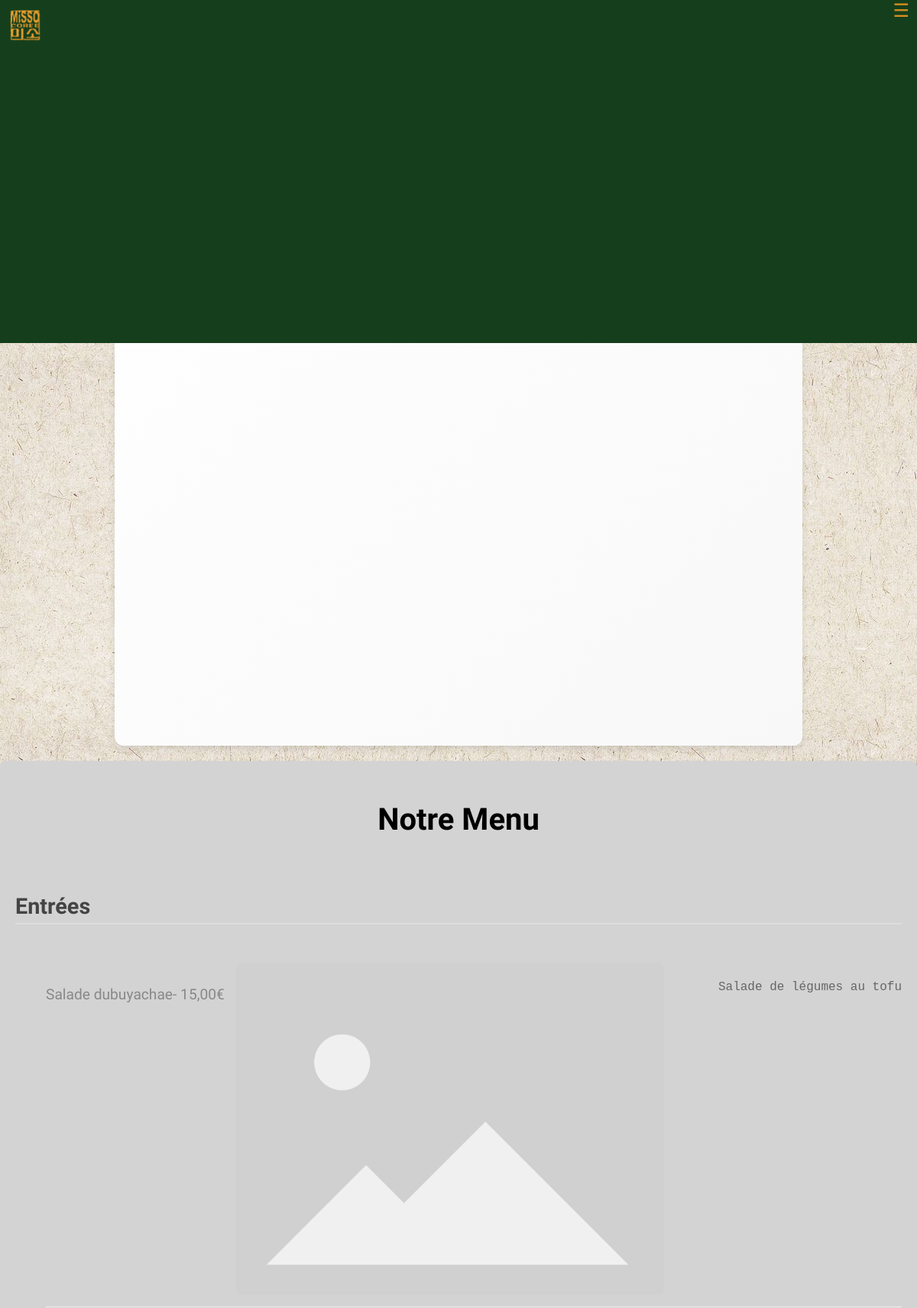
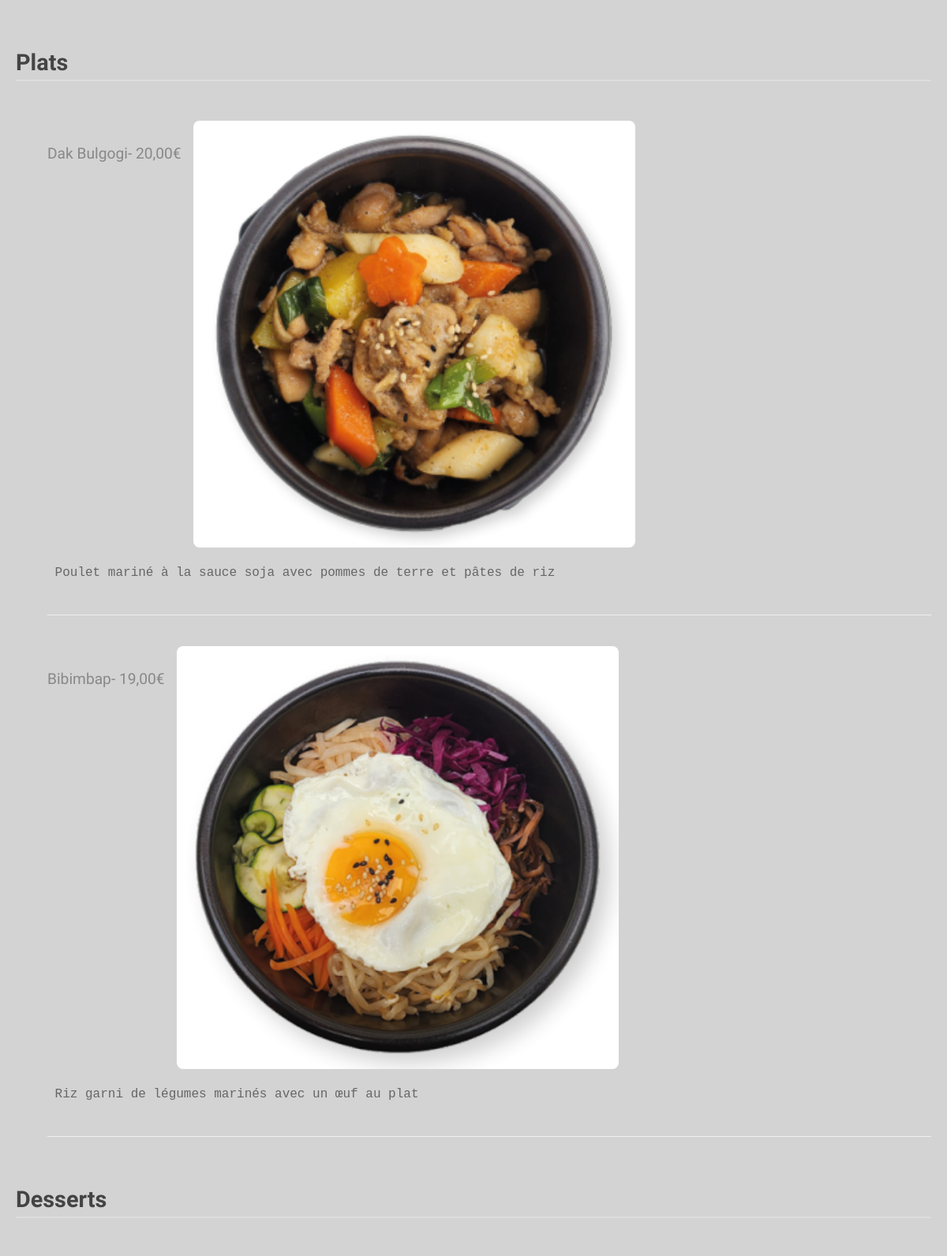
Screenshot of /restaurants/traiteur/ (upper part) with the database file from the repository (2 pictures, top to bottom).
### menu/models.py (models this page shows, shortened)
class Menu(models.Model):
    nom = models.CharField(max_length=100, unique=True)
    restaurant = models.ForeignKey(Restaurant, on_delete=models.CASCADE)
    visible = models.BooleanField(default=True)
    priorite = models.PositiveIntegerField(default =0, blank =False, null=False)

class CategoriePlat(models.Model):
    nom  = models.CharField(max_length=100, unique=True)
    description = models.TextField(blank=True, null=True)
    priorite = models.PositiveIntegerField(default =0, blank =False, null=False)

class Plat(models.Model):
    menu = models.ForeignKey(Menu, on_delete=models.CASCADE)
    categorie = models.ForeignKey(CategoriePlat, on_delete=models.CASCADE)
    nom  = models.CharField(max_length=100, unique=True)
    prix = models.DecimalField(max_digits=6, decimal_places=2)
    description = models.TextField(blank=True, null=True)
    image_path = models.CharField(max_length=255, blank=True, null=True)
    priorite = models.PositiveIntegerField(default =0, blank =False, null=False)

### menu/views.py (the view)
# urls.py: path('<str:restaurant_nom>/', menu, name='menu'),
def menu(request,restaurant_nom):
    restaurant = get_object_or_404(Restaurant, nom=restaurant_nom)
    menus = Menu.objects.filter(restaurant=restaurant).order_by("priorite")
    categoriesPlats = CategoriePlat.objects.all().order_by("priorite")
    categoriesBoissons= CategorieBoisson.objects.all().order_by("priorite")
    plats = Plat.objects.filter(categorie__in=categoriesPlats, menu__in=menus).order_by("priorite")
    accompagnementsPlats = AccompagnementPlat.objects.filter(plat__in=plats).order_by("priorite")
    boissons = Boisson.objects.filter(categorie__in=categoriesBoissons, menu__in=menus).order_by("priorite")
    accompagnementsBoissons = AccompagnementBoisson.objects.filter(boisson__in=boissons).order_by("priorite")
    return render(request, 'menu/restaurant.html', { 'restaurant': restaurant,'menus': menus, 'categoriesPlats': categoriesPlats, 'plats': plats, 'accompagnementsPlats':accompagnementsPlats, 'categoriesBoissons': categoriesBoissons, 'boissons':boissons,'accompagnementsBoissons':accompagnementsBoissons})

### menu/templates/menu/restaurant.html (shortened to what this page needs)
{% extends "menu/base.html" %}
{% load static %}
{% block title%}
<pre>{{restaurant.titre}}</pre>
{%endblock%}
{% block main%}
<pre>{{restaurant.description}}</pre>
{%endblock%}
{% block content %}
  {%for menu in menus%}
    {%if menu.visible%}
      {%include 'partials/menu.html'%}
    {%endif%}
    {%empty%}
    <p>Aucun menu disponible</p>
  {%endfor%}
{% endblock %}

### menu/templates/partials/menu.html (shortened to what this page needs)
{% load static %}
{% block content %}
<section id="menu" class="menu">
    <div class="menu-container">
        <h1>Notre Menu</h1><br>
        {% for categorie in categoriesPlats %}
            <h2>{{ categorie.nom }}</h2><br>
            <ol class="plats">
                {% for item in plats %}
                    {% if item.categorie.id == categorie.id and item.menu.id == menu.id %}
                        <li class="menu-item">
                            <p class="nom">{{ item.nom }}</p>
                            <p class="prix">- {{ item.prix }}€</p><br>
                            {% if item.image_path %}
                                <img src="{% static item.image_path %}" alt="{{ item.nom }}"><br>
                            {% endif %}<br>
                            <pre><p class="description"> {{ item.description }}</p></pre>
                        </li><br>
                    {% endif %}
                {% empty %}
                    <p>Aucun plat disponible.</p>
                {% endfor %}
            </ol>
        {% empty %}
            <p>Aucune catégorie disponible.</p>
        {% endfor %}
        {% for categorie in categoriesBoissons %}
        <h2>{{ categorie.nom }}</h2><br>
    {% empty %}
        <p>Aucune catégorie disponible.</p>
    {% endfor %}
    </div>
</section>
{% endblock %}

### utilisateurs/static/utilisateurs/restaurant.css (style rules this page uses)
body { font-family: 'Quicksand', sans-serif; margin: 0; padding: 0; display: block; overflow-y: auto; min-height: 100vh; background-image: url('../restaurant/img/texture.jpg'); margin: 0; padding: 0; }
img { display: block; margin-left: auto; margin-right: auto; width: 50%; }
pre { white-space: pre-wrap; white-space: -moz-pre-wrap; white-space: -pre-wrap; white-space: -o-pre-wrap; word-wrap: break-word; }
.menu-container { max-width: 1200px; margin: 0 auto; padding: 20px; background-color: lightgrey; box-shadow: 0 4px 8px rgba(0, 0, 0, 0.1); border-radius: 8px; overflow: hidden; color:black; }
.menu-container h1 { font-size: 2.5rem; color: black; text-align: center; margin-bottom: 30px; }
.menu-container h2 { font-size: 1.8rem; color: #444; margin-bottom: 15px; padding-bottom: 5px; border-bottom: 2px solid #ddd; }
.menu-item { display: flex; flex-wrap: wrap; align-items: flex-start; justify-content: space-between; margin-bottom: 20px; border-bottom: 1px solid #f0f0f0; padding-bottom: 15px; }
.menu-item .description { font-size: 1rem; color: #666; margin-top: 10px; flex: 1; }
.menu-item img { border-radius: 8px; margin-left: 15px; object-fit: cover; }
.menu-container p { font-size: 1.2rem; color: #888; text-align: center; margin-top: 30px; }

### utilisateurs/static/utilisateurs/navigation.css (style rules this page uses)
* { box-sizing: border-box; }
body { margin-top: 70px; }

### rows the page displays
CategoriePlat: nom "Entrées"
Plat: nom "Salade dubuyachae", prix "15,00", image_path (placeholder picture), description "Salade de légumes au tofu"
CategoriePlat: nom "Plats"
Plat: nom "Dak Bulgogi", prix "20,00", image_path (picture), description "Poulet mariné à la sauce soja avec pommes de terre et pâtes de riz"
Plat: nom "Bibimbap", prix "19,00", image_path+nom (picture), description "Riz garni de légumes marinés avec un œuf au plat"
CategoriePlat: nom "Desserts"
